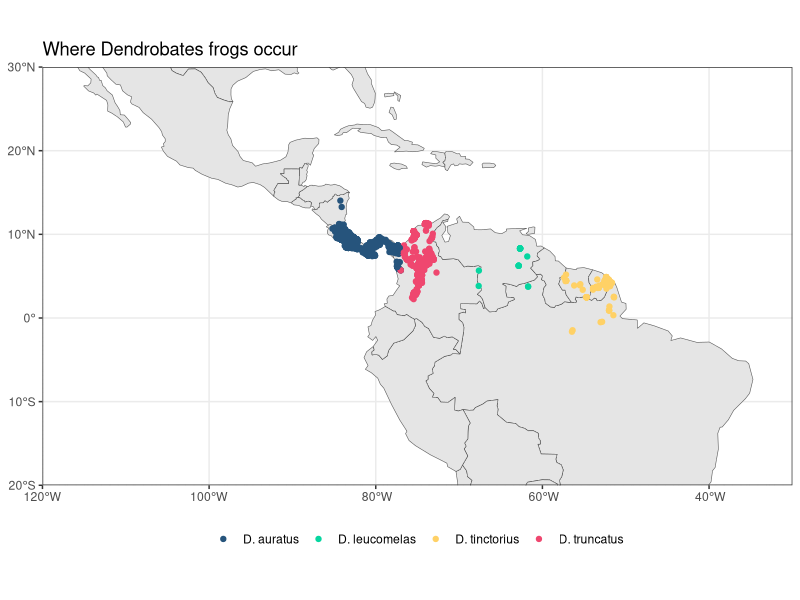

The R source for this figure:
### DQV 18/02/2026###

# R script to map occurrence points of poison dart frogs using GBIF data with ggplot2 and rnaturalearth (geom_sf).

# loading packages

library(tidyverse)
library(data.table)
library(ggthemes)
library(rnaturalearth)

# reading data from GBIF

data <- fread("dendrobatesdata.csv")
str(data)
glimpse(data)

# Keep only columns 3 to 10, 22 and 23, and 31 to 33, as these contain the relevant information for creating the map.

data <- data[,c(3:10, 22, 23, 31:33)]

# Filtering data (we don't want MORE in the longitude, latitude, or year variables)

colnames(data)

data <- data %>%
  filter(!if_any(c(decimalLongitude, decimalLatitude, year), is.na)) %>%
  filter(species != "")

# Delete an extreme piece of data that corresponds to a collection in North America (the natural distribution of Dendrobates is exclusive to Central and South America)

data <- data %>% filter(!decimalLatitude >= 35)

# To verify that there are no unnamed species ("")

unique(data$species) 

# Delete duplicates 

#data[which(duplicated(data$decimalLatitude, data$decimalLongitude)),]

data <- data %>%
  distinct(decimalLongitude, decimalLatitude, species, .keep_all = TRUE)

# Create a map with ggplot2 and rnaturalearte
# ne_countries: Get natural earth world country polygons. 

costa <- rnaturalearth::ne_countries(scale = 110)

# Plotting map with ggplot2

map <- ggplot() + 
  geom_sf(data = costa) +
  geom_point(data = data, 
             aes(x = decimalLongitude, y = decimalLatitude, colour = species)) +
  coord_sf(xlim = c(-120, -30), ylim = c(-20, 30))+
  scale_x_continuous(expand = c(0, 0)) +
  scale_y_continuous(expand = c(0, 0)) +
  labs(x = "Longitude",
       y = "Latitude",
       title = "Where Dendrobates frogs occur") +
  scale_colour_manual(name = NULL,
                      values = c("Dendrobates auratus" = "#26547c",
                                 "Dendrobates truncatus" = "#ef476f",
                                 "Dendrobates tinctorius" = "#ffd166",
                                 "Dendrobates leucomelas" = "#06d6a0"),
                      labels = c("Dendrobates auratus" = "D. auratus",
                                 "Dendrobates truncatus" = "D. truncatus",
                                 "Dendrobates tinctorius" = "D. tinctorius",
                                 "Dendrobates leucomelas" = "D. leucomelas")) +
  theme_bw() +
  theme(legend.position = "bottom",
      axis.title = element_blank())

# Saving map on svg

svg("dendrobates.svg", width = 7, height = 9, bg = "transparent")
map
dev.off()  
